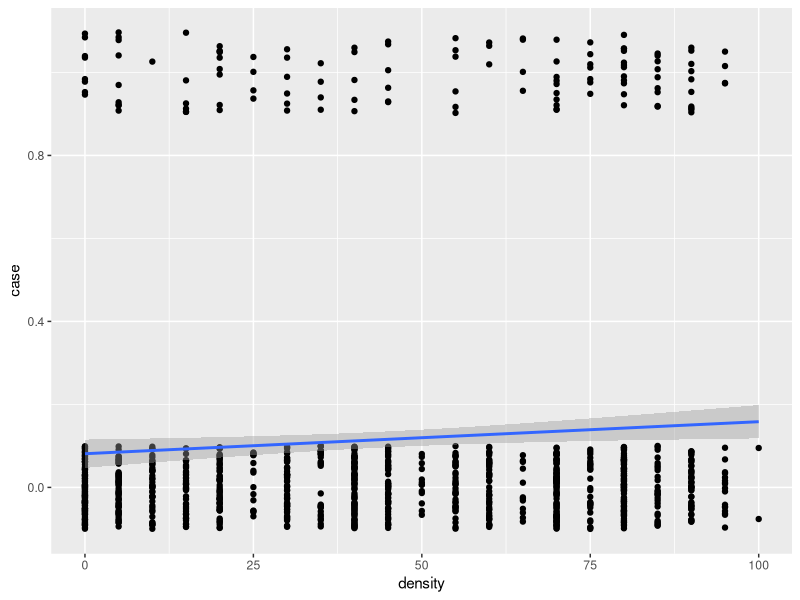

The R script that drew this image:
## ---- chunk 1
knitr::opts_chunk$set(echo = TRUE)
## ---- chunk 2
library(tidyverse)
library(ggbeeswarm)
## ---- chunk 3
bcd <- read_csv("../../Data/Breast cancer density.csv")
bcd$case

ggplot(bcd, aes(x=density, y=case)) + geom_jitter(height = 0.1, width = 0) +
  geom_smooth(method = "glm", args.method=list(family="binomial"))

summary(glm(case ~ density, data=bcd))

summary(glm(case ~ density + AGE + BMI, data=bcd))
